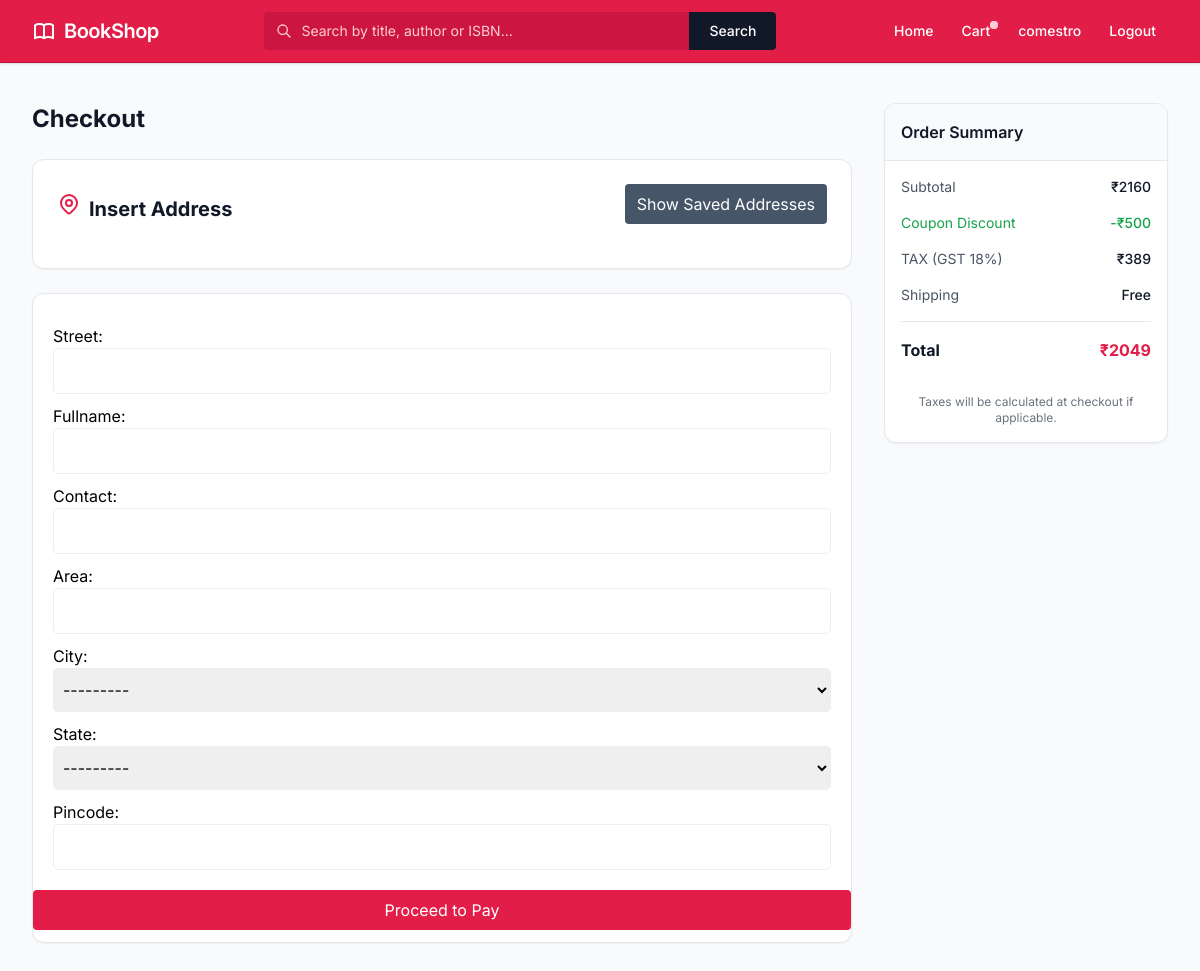
Screenshot of /checkout/ (signed in) with the database file from the repository.
### ecom/models.py (models this page shows, shortened)
class Order(models.Model):
    user_id = models.ForeignKey(User, on_delete=models.CASCADE)
    coupon_id = models.ForeignKey(Coupon, on_delete=models.CASCADE,null=True, blank=True)
    address_id = models.ForeignKey(Address, on_delete=models.CASCADE,null=True, blank=True)
    is_ordered = models.BooleanField(default=False)
    def getSubTotal(self):
        total = 0
        for item in self.orderitem_set.all():
            total += item.getItemPrice()
        return total
    def getTotalTax(self):
        return round(0.18 * self.getSubTotal())
    def getShippingCharge(self):
        if self.getSubTotal() < 500:
            return 60
        else:
            return 0
    def getCouponDiscount(self):
        if self.coupon_id:
            return self.coupon_id.discount
        else:
            return 0
    def getPayableAmount(self):
        return (self.getSubTotal() + self.getTotalTax() + self.getShippingCharge()) - self.getCouponDiscount()

class OrderItem(models.Model):
    user_id = models.ForeignKey(User, on_delete=models.CASCADE)
    book_id = models.ForeignKey(Book, on_delete=models.CASCADE)
    order_id = models.ForeignKey(Order, on_delete=models.CASCADE)
    qty = models.IntegerField(default=1)
    is_ordered = models.BooleanField(default=False)
    def getItemPrice(self):
        return self.qty * self.book_id.price

class Book(models.Model):
    title = models.CharField(max_length=200)
    author = models.CharField(max_length=200)
    nop = models.IntegerField(default=0)
    isbn = models.CharField(max_length=200)
    publish_year = models.IntegerField()
    genre = models.ForeignKey(Genre, on_delete=models.CASCADE)
    cover_image = models.ImageField(upload_to="books/")
    price = models.IntegerField(null=True, blank=True)
    description = models.TextField(null=True, blank=True, default="N/A")

class Coupon(models.Model):
    code = models.CharField(max_length=200)
    discount = models.IntegerField()

### ecom/views.py (the view)
# urls.py: path('checkout/', views.checkout, name="checkout"),
def checkout(req):
    form = AddressCheckoutForm(req.POST or None)
    order = Order.objects.filter(user_id=req.user, is_ordered=False).first()
    addresses = Address.objects.filter(user_id=req.user)
    if req.POST.get("address_id"):
        try:
            address = Address.objects.get(id=req.POST.get("address_id"))
        except Address.DoesNotExist:
            print("not found saved address")
        order.address_id = address
        order.save()
        return redirect(checkout)
    else:
        if req.method == "POST":
            if form.is_valid():
                data = form.save(commit=False)
                data.user_id = req.user
                data.save()
                order.address_id = data
                order.save()
                return redirect(checkout)
    return render(req, "checkout.html", {"form":form,"order":order,"addresses":addresses})

### ecom/forms.py
class AddressCheckoutForm(ModelForm):
    class Meta:
        model = Address
        exclude = ("user_id",)

### ecom/templates/checkout.html (shortened to what this page needs)
<!doctype html>
<html lang="en">
  <head>
    {% load static %}
    <script src="https://cdn.tailwindcss.com"></script>
  </head>
  <body x-data="{open:true}"
    class="min-h-screen flex flex-col selection:bg-rose-100 selection:text-rose-900"
  >
    {% include "header.html" %}
    <div
      class="max-w-[1400px] mx-auto w-full px-4 sm:px-6 lg:px-8 py-6 lg:py-10 flex flex-col lg:flex-row gap-6 lg:gap-8 flex-1"
    >
      <main class="w-full lg:w-3/4 xl:w-4/5 flex flex-col gap-6">
        <h2 class="text-2xl font-bold text-gray-900">Checkout</h2>
        <form action="" method="post" id="select-address-form">
          <div
            class="bg-white rounded-xl shadow-sm border border-gray-200 overflow-hidden p-5 sm:p-6 mb-6"
          >
            <div class="flex items-center justify-between mb-5">
              <h2
                class="text-xl font-bold text-gray-900 flex items-center gap-2"
              >
                <p x-show="open">Insert Address </p>
              </h2>
              <a href="#" class="bg-slate-600 text-white px-3 py-2 rounded" @click.prevent="open = false" x-show="open">Show Saved Addresses</a>
            </div>
          </div>
          <div
            class="bg-white rounded-xl shadow-sm border border-gray-200 overflow-hidden"
          >
            <div x-show="open" class="p-5">
            {{form.as_p}}
            </div>
            <div class="mb-3">
              <input
                type="submit"
                value="Proceed to Pay"
                class="bg-rose-600 text-white w-full px-3 py-2 rounded"
              />
            </div>
          </div>
        </form>
      </main>
      <aside class="w-full lg:w-1/4 xl:w-1/5 shrink-0">
        <div
          class="bg-white rounded-xl shadow-sm border border-gray-200 overflow-hidden sticky top-24"
        >
          <div class="p-4 bg-gray-50 border-b border-gray-200">
            <h3 class="text-base font-semibold text-gray-900">Order Summary</h3>
          </div>
          <div class="p-4 flex flex-col gap-4">
            <div class="flex justify-between text-sm text-gray-600">
              <span>Subtotal</span>
              <span class="font-medium text-gray-900"
                >₹{{order.getSubTotal}}</span
              >
            </div>
            {% if order.coupon_id %}
            <div class="flex justify-between text-sm text-green-600">
              <span>Coupon Discount</span>
              <span class="font-medium text-green-600"
                >-₹{{order.getCouponDiscount}}</span
              >
            </div>
            {% endif %}
            <div class="flex justify-between text-sm text-gray-600">
              <span>TAX (GST 18%)</span>
              <span class="font-medium text-gray-900"
                >₹{{order.getTotalTax}}</span
              >
            </div>
            <div class="flex justify-between text-sm text-gray-600">
              <span>Shipping</span>
              <span class="font-medium text-gray-900">
                {% if not order.getShippingCharge %} Free {% else %}
                {{order.getShippingCharge}} {% endif %}
              </span>
            </div>
            <div
              class="border-t border-gray-200 pt-4 flex justify-between text-base font-bold text-gray-900"
            >
              <span>Total</span>
              <span class="text-rose-600">₹{{order.getPayableAmount}}</span>
            </div>
            <div class="mt-4 text-xs text-gray-500 text-center">
              <p>Taxes will be calculated at checkout if applicable.</p>
            </div>
          </div>
        </div>
      </aside>
    </div>
  </body>
</html>

### ecom/templates/header.html (shortened to what this page needs)
<header class="sticky top-0 z-50 bg-rose-600 shadow border-b border-rose-700">
    <div class="flex items-center justify-between px-4 lg:px-8 py-3 max-w-[1400px] mx-auto">
        <a href="{% url 'homepage' %}" class="flex items-center gap-2 text-xl text-white font-semibold tracking-tight hover:opacity-90 transition-opacity">
            BookShop
        </a>
        <form action="{% url 'search' %}" method="get" class="flex flex-1 max-w-lg mx-8 relative">
            <div class="absolute inset-y-0 left-0 flex items-center pl-3 pointer-events-none">
                <svg class="w-4 h-4 text-rose-200" fill="none" stroke="currentColor" viewBox="0 0 24 24" xmlns="http://www.w3.org/2000/svg"><path stroke-linecap="round" stroke-linejoin="round" stroke-width="2" d="M21 21l-6-6m2-5a7 7 0 11-14 0 7 7 0 0114 0z"></path></svg>
            </div>
            <input type="search" value="{% if search %} {{search}} {% endif %}" name="search" class="w-full pl-9 pr-3 py-2 bg-rose-700/60 border border-transparent text-white text-sm placeholder-rose-200 rounded-l focus:outline-none focus:bg-white focus:text-gray-900 focus:placeholder-gray-500 focus:border-white transition-colors" placeholder="Search by title, author or ISBN...">
            <button type="submit" class="px-5 py-2 bg-gray-900 text-white rounded-r text-sm font-medium hover:bg-gray-800 focus:outline-none focus:ring-2 focus:ring-gray-900 focus:ring-offset-2 focus:ring-offset-rose-600 transition-colors">Search</button>
        </form>
        <nav class="flex items-center gap-1">
            <a href="{% url 'homepage' %}" class="text-white hover:bg-rose-700 px-3 py-1.5 rounded text-sm font-medium transition-colors">Home</a>
            <a href="{% url 'cart' %}" class="text-white hover:bg-rose-700 px-3 py-1.5 rounded text-sm font-medium transition-colors relative">
                Cart
                <span class="absolute top-1.5 right-1 flex h-2 w-2">
                  <span class="relative inline-flex rounded-full h-2 w-2 bg-rose-200"></span>
                </span>
            </a>
            {% if request.user.is_authenticated %}
                <span class="text-white px-3 py-1.5 rounded text-sm font-medium transition-colors">
                    {% if request.user.first_name %}
                            {{request.user.first_name}}
                    {% else %}
                            {{request.user.username}}
                    {% endif %}
                </span>
                <a href="{% url 'logout' %}" class="text-white hover:bg-rose-700 px-3 py-1.5 rounded text-sm font-medium transition-colors">Logout</a>
            {% else %}
                <a href="{% url 'login' %}" class="text-white hover:bg-rose-700 px-3 py-1.5 rounded text-sm font-medium transition-colors">Login</a>
                <a href="{% url 'register' %}" class="bg-white text-rose-700 hover:bg-gray-50 px-4 py-1.5 rounded text-sm font-semibold transition-colors ml-2 shadow-sm">Register</a>
            {% endif %}
        </nav>
    </div>
</header>

### ecom/templates/checkout.html (style rules this page uses)
body { font-family: "Inter", sans-serif; background-color: #f9fafb; }
form p { display: flex; flex-direction: column; margin-top: 10px; }
form p input, form p select { border: 1px solid #eee; border-radius: 5px; padding: 10px 5px; }

### rows the page displays
Order: getSubTotal "2160", getCouponDiscount "500", getTotalTax "389", getPayableAmount "2049"

### other values shown
{{ request.user.username }} "comestro"
